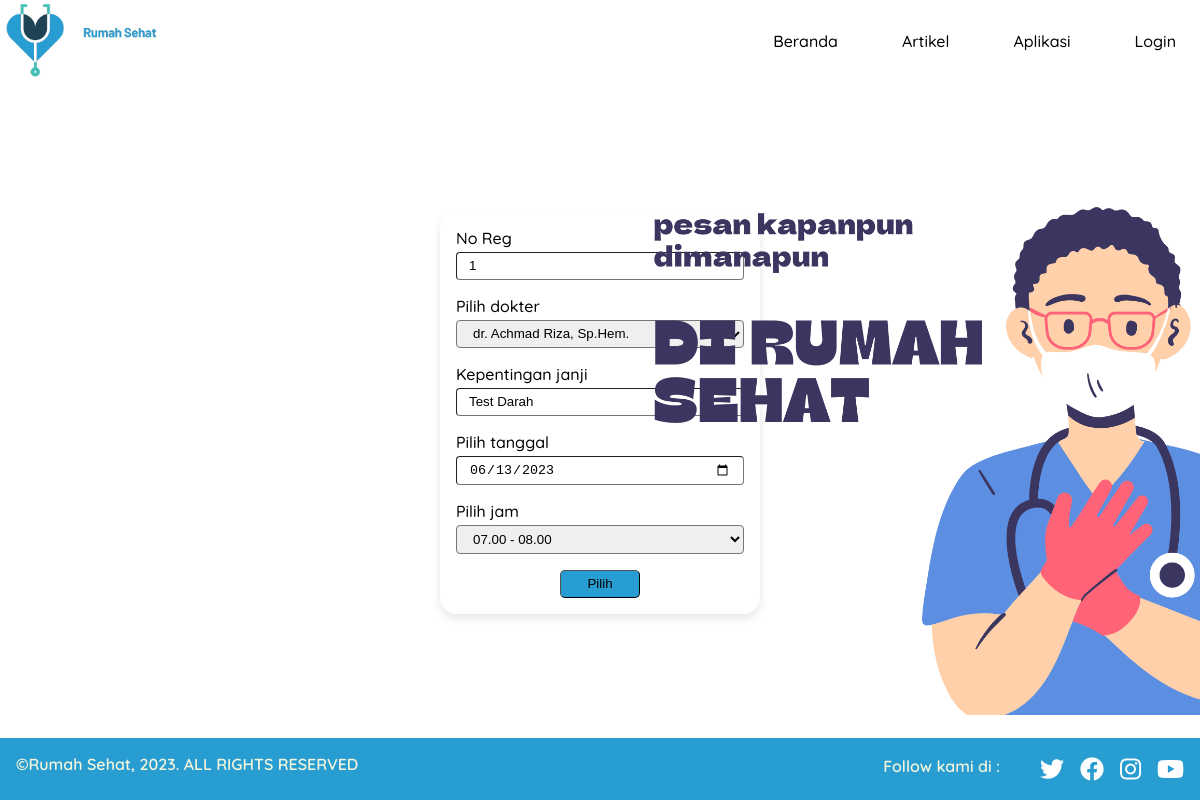
The app's page /waktu-lab.php?id=1 with its own data.
### tables this page shows
CREATE TABLE `lab` (
  `id_lab` int(5) NOT NULL AUTO_INCREMENT,
  `pilih_dokterlab` varchar(40) NOT NULL,
  `pilih_tanggallab` date NOT NULL,
  `pilih_jamlab` varchar(15) NOT NULL,
  `janji_lab` varchar(25) NOT NULL,
  `id` varchar(20) NOT NULL,
  PRIMARY KEY (`id_lab`,`id`),
  KEY `id` (`id`),
  KEY `id_2` (`id`),
  CONSTRAINT `lab_ibfk_1` FOREIGN KEY (`id`) REFERENCES `pengguna` (`id`) ON DELETE CASCADE ON UPDATE CASCADE
);

### waktu-lab.php (the view, shortened to what this page needs)
<?php
include './pages/koneksi.php';
$id= $_GET['id'];
$kode=mysqli_query($db,"SELECT * FROM lab WHERE id_lab='$id'");
$data=mysqli_fetch_assoc($kode);
?>
<!DOCTYPE html>
<html lang="id">
<head>
    <link rel="stylesheet" href="./css/style.css">
    <link rel="stylesheet" href="https://cdnjs.cloudflare.com/ajax/libs/font-awesome/5.15.4/css/all.min.css">
</head>
<body>
<header class="navbar-container">
    <div class="logo">
       <a href="index.php"><img src="./src/Rumah Sehat.png" alt="logo"></a>
    </div>
    <?php if (isset($_SESSION['status'])){?>
        <nav class="nav-list">
            <ul>
                <li><a href="index.php">Beranda</a></li>
                <li><a href="#">Artikel</a></li>
                <li><a href="reservasi_rs.php">Reservasi RS</a></li>
                <li><a href="reservasi_lab.php">Reservasi Lab</a></li>
                <li><a href="./pages/logout.php" onclick="alert('Anda Berhasil Logout!')">Logout</a></li>
            </ul>
        </nav>
        <?php } else{ ?>
        <nav class="nav-list">
            <ul>
                <li><a href="index.php">Beranda</a></li>
                <li><a href="#">Artikel</a></li>
                <li><a href="#">Aplikasi</a></li>
                <li><a href="login.php">Login</a></li>
            </ul>
        </nav>
        <?php } ?>
</header>
<main>
    <div class="form-container">
        <form action="./pages/edit-lab.php" method="post" class="warp">
            <label for="id_lab">
                <span>No Reg</span>
                <input type="text" name="id_lab" id="id_lab" value="<?php echo $data['id_lab']; ?>" readonly>
            </label>
            <label for="pilih_dokterlab">
                <span>Pilih dokter</span>
                <select name="pilih_dokterlab" id="pilih_dokterlab" class="goldar">
                        <option value="<?php echo $data['pilih_dokterlab']; ?>" readonly selected><?php echo $data['pilih_dokterlab']; ?></option>
                </select>
            </label>
            <label for="janji_lab">
            <span>Kepentingan janji</span>
                <input type="text" name="janji_lab" id="janji_lab" value="<?php echo $data['janji_lab']; ?>" readonly>
            </label>
            <label for="pilih_tanggallab">
                <span>Pilih tanggal</span>
                <input type="date" name="pilih_tanggallab" id="pilih_tanggallab" value="<?php echo $data['pilih_tanggallab']; ?>">
            </label>
            <label for="pilih_jamlab">
                <span>Pilih jam</span>
                <select name="pilih_jamlab" id="pilih_jamlab" class="goldar">
                    <?php if ($data['janji_lab'] == "USG"){?>
                        <option <?php echo $data['pilih_jamlab'] == '08.00 - 09.00' ? 'selected' : ''; ?>>08.00 - 09.00</option>
                        <option <?php echo $data['pilih_jamlab'] == '16.00 - 15.00' ? 'selected' : ''; ?>>16.00 - 15.00</option>
                        <option <?php echo $data['pilih_jamlab'] == '20.00 - 21.00' ? 'selected' : ''; ?>>20.00 - 21.00</option>
                    <?php } elseif ($data['janji_lab'] == "Test Darah"){ ?>
                        <option <?php echo $data['pilih_jamlab'] == '07.00 - 08.00' ? 'selected' : ''; ?>>07.00 - 08.00</option>
                    <?php } ?>
                </select>
            </label>
            <input type="submit" value="Pilih" name="Pilih" class="tombol">
        </form>
    </div>
    <aside>
        <img src="./src/desain3.png" alt="" class="desain">
    </aside>
</main>
<footer>
    <p>&copy;Rumah Sehat, 2023. ALL RIGHTS RESERVED</p>
    <div class="social-media">
        <p>Follow kami di :</p>
        <ul>
          <li><a href="#"><i class="fab fa-twitter"></i></a></li>
          <li><a href="#"><i class="fab fa-facebook"></i></a></li>
          <li><a href="#"><i class="fab fa-instagram"></i></a></li>
          <li><a href="#"><i class="fab fa-youtube"></i></a></li>
        </ul>
      </div>
</footer>
</body>
</html>

### css/style.css (style rules this page uses)
*, *::before, *::after { box-sizing: border-box; }
body { height: 100vh; font-family: 'Quicksand', sans-serif; margin: 0; display: flex; flex-direction: column; }
header.navbar-container { max-width: 1500px; width: 100%; margin-inline: auto; display: flex; justify-content: space-between; align-items: center; padding-bottom: 0.3rem; z-index: 999; }
header.navbar-container .logo img { width: 180px; }
header.navbar-container .nav-list ul { padding-left: 0; display: flex; justify-content: center; gap: 2rem 1rem; }
header.navbar-container .nav-list li { list-style-type: none; }
header.navbar-container .nav-list li a { text-decoration: none; font-size: 1rem; font-weight: 500; color: black; padding: .5rem 1.5rem; border-radius: 999px; transition: all .2s ease-in-out; }
main { max-width: 1200px; width: 100%; margin-inline: auto; padding: .4rem 4rem; flex: 1; display: flex; align-items: center; }
div.body-obat h2,p { margin-block: .5rem; text-align: center; }
main aside { position: fixed; inset-block: 0; inset-inline-end: 0; display: flex; }
main aside img { height: 70%; margin: auto; }
footer { display: flex; gap: 1rem 1rem; justify-content: space-between; z-index: 999; width: 100%; background-color: #289dd2; }
footer p { display: flex; gap: 1rem 1rem; color: beige; font-weight: 600; margin-inline-start: 1rem; margin-block: 1rem; }
div.social-media { display: flex; justify-content: center; }
div.social-media p { line-height: 25px; }
.social-media ul { display: flex; justify-content: center; gap: 1rem; margin-inline-end: 1rem; }
.social-media li { list-style-type: none; }
.social-media li a { text-decoration: none; font-size: 1.5rem; color: white; transition: all .1s ease-in-out; }
div.form-container { display: flex; flex: 1; }
form.warp { display: flex; flex-flow: column; width: 20rem; height: auto; margin: auto; padding: 1rem 1rem; border-radius: 1rem; box-shadow: 0 4px 8px rgba(0,0,0,.1); }
form.warp span { display: block; margin-bottom: .25rem; font-weight: 500; }
form.warp input { display: block; margin-bottom: 1rem; padding-block: .2rem; padding-inline: .75rem; line-height: 1.2rem; width: 100%; border-width: 1px; border-radius: .25rem; }
form.warp .tombol { border-radius: 5px; width: 5rem; margin: auto; background-color: #289dd2; cursor: pointer; }
form.warp .goldar { display: block; margin-bottom: 1rem; padding-block: .3rem; padding-inline: .75rem; line-height: 1.25rem; width: 100%; border-width: 1px; border-radius: .25rem; }
main aside img.desain { height: 70%; margin-top: 9.7rem; }

### records on screen
lab: id_lab "1", pilih_dokterlab "dr. Achmad Riza, Sp.Hem.", janji_lab "Test Darah", pilih_tanggallab "06/13/2023", pilih_jamlab "07.00 - 08.00"
